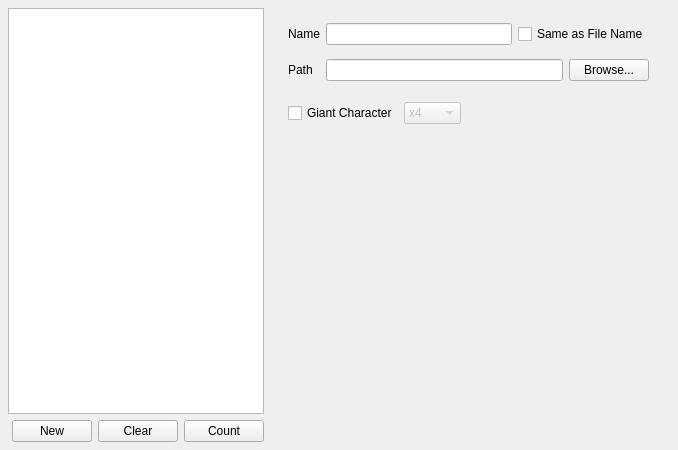
<?xml version="1.0" encoding="UTF-8"?>
<ui version="4.0">
 <class>BmpCharaExcWidget</class>
 <widget class="QWidget" name="BmpCharaExcWidget">
  <property name="geometry">
   <rect>
    <x>0</x>
    <y>0</y>
    <width>678</width>
    <height>450</height>
   </rect>
  </property>
  <property name="windowTitle">
   <string>Character-Specific BMP</string>
  </property>
  <layout class="QHBoxLayout" name="horizontalLayout_3" stretch="0,0">
   <property name="sizeConstraint">
    <enum>QLayout::SizeConstraint::SetMinimumSize</enum>
   </property>
   <property name="leftMargin">
    <number>0</number>
   </property>
   <property name="topMargin">
    <number>0</number>
   </property>
   <property name="rightMargin">
    <number>0</number>
   </property>
   <property name="bottomMargin">
    <number>0</number>
   </property>
   <item>
    <layout class="QVBoxLayout" name="bmpVList" stretch="0,0">
     <property name="sizeConstraint">
      <enum>QLayout::SizeConstraint::SetMinimumSize</enum>
     </property>
     <property name="leftMargin">
      <number>8</number>
     </property>
     <property name="topMargin">
      <number>8</number>
     </property>
     <property name="rightMargin">
      <number>8</number>
     </property>
     <property name="bottomMargin">
      <number>8</number>
     </property>
     <item>
      <widget class="QListWidget" name="bmpList">
       <property name="sizePolicy">
        <sizepolicy hsizetype="MinimumExpanding" vsizetype="Expanding">
         <horstretch>0</horstretch>
         <verstretch>0</verstretch>
        </sizepolicy>
       </property>
      </widget>
     </item>
     <item>
      <layout class="QHBoxLayout" name="bmpLButtons">
       <item>
        <spacer name="horizontalSpacer">
         <property name="orientation">
          <enum>Qt::Orientation::Horizontal</enum>
         </property>
         <property name="sizeHint" stdset="0">
          <size>
           <width>40</width>
           <height>20</height>
          </size>
         </property>
        </spacer>
       </item>
       <item>
        <widget class="QPushButton" name="bmpLNewButton">
         <property name="maximumSize">
          <size>
           <width>80</width>
           <height>24</height>
          </size>
         </property>
         <property name="text">
          <string>New</string>
         </property>
        </widget>
       </item>
       <item>
        <widget class="QPushButton" name="bmpLClearButton">
         <property name="maximumSize">
          <size>
           <width>80</width>
           <height>24</height>
          </size>
         </property>
         <property name="text">
          <string>Clear</string>
         </property>
        </widget>
       </item>
       <item>
        <widget class="QPushButton" name="bmpLCountButton">
         <property name="maximumSize">
          <size>
           <width>80</width>
           <height>24</height>
          </size>
         </property>
         <property name="text">
          <string>Count</string>
         </property>
        </widget>
       </item>
      </layout>
     </item>
    </layout>
   </item>
   <item>
    <widget class="QWidget" name="widget" native="true">
     <property name="sizePolicy">
      <sizepolicy hsizetype="Expanding" vsizetype="Expanding">
       <horstretch>0</horstretch>
       <verstretch>0</verstretch>
      </sizepolicy>
     </property>
     <property name="minimumSize">
      <size>
       <width>400</width>
       <height>450</height>
      </size>
     </property>
     <property name="baseSize">
      <size>
       <width>800</width>
       <height>400</height>
      </size>
     </property>
     <widget class="QWidget" name="gridLayoutWidget">
      <property name="geometry">
       <rect>
        <x>10</x>
        <y>15</y>
        <width>361</width>
        <height>76</height>
       </rect>
      </property>
      <layout class="QGridLayout" name="gridLayout">
       <item row="0" column="0">
        <widget class="QLabel" name="label_2">
         <property name="text">
          <string>Name</string>
         </property>
        </widget>
       </item>
       <item row="1" column="0">
        <widget class="QLabel" name="label_3">
         <property name="text">
          <string>Path</string>
         </property>
        </widget>
       </item>
       <item row="0" column="1">
        <layout class="QHBoxLayout" name="horizontalLayout_4">
         <item>
          <widget class="QLineEdit" name="nameLineEdit"/>
         </item>
         <item>
          <widget class="QCheckBox" name="nameSameFileCheckBox">
           <property name="text">
            <string>Same as File Name</string>
           </property>
          </widget>
         </item>
        </layout>
       </item>
       <item row="1" column="1">
        <layout class="QHBoxLayout" name="horizontalLayout_6">
         <item>
          <widget class="QLineEdit" name="pathLineReadOnly">
           <property name="readOnly">
            <bool>true</bool>
           </property>
          </widget>
         </item>
         <item>
          <widget class="QPushButton" name="pathBrowseButton">
           <property name="text">
            <string>Browse...</string>
           </property>
          </widget>
         </item>
        </layout>
       </item>
      </layout>
     </widget>
     <widget class="QWidget" name="horizontalLayoutWidget_4">
      <property name="geometry">
       <rect>
        <x>10</x>
        <y>95</y>
        <width>361</width>
        <height>36</height>
       </rect>
      </property>
      <layout class="QHBoxLayout" name="horizontalLayout">
       <item>
        <widget class="QCheckBox" name="giantCharCheckBox">
         <property name="text">
          <string>Giant Character</string>
         </property>
        </widget>
       </item>
       <item>
        <widget class="QComboBox" name="giantCharScaleComboBox">
         <property name="enabled">
          <bool>false</bool>
         </property>
         <item>
          <property name="text">
           <string>x4</string>
          </property>
         </item>
         <item>
          <property name="text">
           <string>x9</string>
          </property>
         </item>
         <item>
          <property name="text">
           <string>x16</string>
          </property>
         </item>
         <item>
          <property name="text">
           <string>x25</string>
          </property>
         </item>
         <item>
          <property name="text">
           <string>x36</string>
          </property>
         </item>
         <item>
          <property name="text">
           <string>x49</string>
          </property>
         </item>
         <item>
          <property name="text">
           <string>x64</string>
          </property>
         </item>
         <item>
          <property name="text">
           <string>x81</string>
          </property>
         </item>
         <item>
          <property name="text">
           <string>x100</string>
          </property>
         </item>
        </widget>
       </item>
       <item>
        <spacer name="horizontalSpacer_2">
         <property name="orientation">
          <enum>Qt::Orientation::Horizontal</enum>
         </property>
         <property name="sizeHint" stdset="0">
          <size>
           <width>40</width>
           <height>20</height>
          </size>
         </property>
        </spacer>
       </item>
      </layout>
     </widget>
    </widget>
   </item>
  </layout>
 </widget>
 <resources/>
 <connections/>
</ui>
